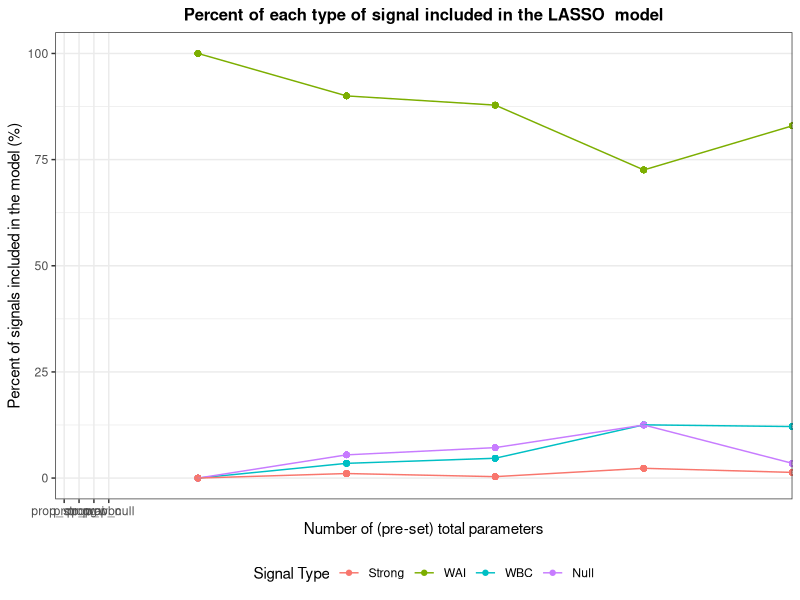

The R script that drew this image:
## ---- chunk 1
knitr::opts_chunk$set(echo = TRUE)
library(tidyverse)
library(MASS)
library(matrixcalc)
library(glmnet)
library(dplyr)
library(ggplot2)
## ---- chunk 2
sim_beta_strong = function(n_strong, coef_strong){
  rep(coef_strong, n_strong) + runif(n_strong, min = 0, max = coef_strong)
}


sim_data = function(n_sample = 1000, n_parameter = 50, prop_strong = 0.1, prop_wbc = 0.2, prop_wai = 0.2, c = 1, cor = 0.30, coef_strong = 5) {
  # Numbers of four signals
  n_strong = as.integer(n_parameter * prop_strong) # strong
  n_wbc = as.integer(n_parameter * prop_wbc) # weak but correlated
  n_wai = as.integer(n_parameter * prop_wai) # weak and independent
  n_null = n_parameter - n_strong - n_wbc - n_wai # null
  
  if (n_null < 0) {
    return("Given parameters' proportions are not valid.")
  }
  
  bound = c * sqrt(log(n_parameter) / n_sample) # threshold of weak/strong, the default is 0.14
  if (coef_strong < bound) {
    coef_strong = coef_strong + 2 * bound
  }
  
  cor_matrix = diag(n_parameter)
  # wbc covariates are correlated to the first strong covariate
  cor_matrix[1, (n_strong + n_wai + 1):(n_strong + n_wai + n_wbc)] = cor
  cor_matrix[(n_strong + n_wai + 1):(n_strong + n_wai + n_wbc), 1] = cor
  
  if (!is.positive.definite(cor_matrix)) {
    return("The correlation matrix is not valid.")
  }
  
  # simulate the data from multivariate normal
  X = mvrnorm(n = n_sample, mu = rep(0, n_parameter), Sigma = cor_matrix) # var = 1, correlation = covariance
  
  beta = c(
    sim_beta_strong(n_strong, coef_strong),
    runif(min = bound/2, max = bound, n = n_wai), 
    runif(min = bound/2, max = bound, n = n_wbc),
    rep(0, n_null) 
  )
  
  Y = 1 + X %*% beta + rnorm(n_sample)
  data = as_tibble(data.frame(cbind(X, Y)))
  
  # Name the columns
  cols = c(
    str_c("strong", 1:n_strong, sep = "_"),
    str_c("wai", 1:n_wai, sep = "_"),
    str_c("wbc", 1:n_wbc, sep = "_"),
    str_c("null", 1:n_null, sep = "_"),
    "Y"
   )
   colnames(data) = cols
   data = data %>% 
     dplyr::select(Y, everything())

  list(beta = beta, 
       correlation = cor,
       n_parameter = n_parameter,
       prop_strong = prop_strong,
       prop_wbc = prop_wbc, 
       prop_wai = prop_wbc,
       n_strong = n_strong,
       n_wai = n_wai,
       n_wbc = n_wbc,
       data = data
       )
  
}

data_test = sim_data(1000)


## ---- chunk 3
data_9_multi_30 = vector("list", length = 9)

for (i in 1:9) {
  num_parameter = 10*i
  
  output = vector("list", length = 30)
  
  for (j in 1:30) {
  output[[j]] =  sim_data(n_parameter = num_parameter)
  }
  
  data_9_multi_30[[i]] = output

}
## ---- chunk 4
# create a list to store all the non_zero parameters in each fit regression
para = vector("list", length = 5)
for (i in 1:5) {
  output_para = vector("list", length = 30)
  output_fit = vector("list", length = 30)
  for (j in 1:30) {
    data = data_9_multi_30[[i]][[j]][[10]] 
    X = data%>% 
    dplyr::select(-Y) %>% 
    as.matrix()
    Y= data$Y
    # 5-fold CV using mean squared error
    fit.lasso <- cv.glmnet(X, Y, nfolds = 5,type.measure = "mse") 
    # one standard-error rule
    param.best <- fit.lasso$glmnet.fit$beta[, fit.lasso$lambda==fit.lasso$lambda.1se]
    output_para[[j]] = param.best[param.best != 0]
   
  }
  para[[i]] = output_para

}
## ---- chunk 5
#create a data frame indicate the information how models we fit for datasets in different scenarios perform in identifying signals
df = data.frame(matrix(ncol = 7, nrow = 0))
colnames(df) = c('n_parameter_total','n_parameter_selected','ratio_strong_weak', 'prop_strong','prop_wai','prop_wbc','prop_null')

for (i in 1:5){
   n_parameter_total = i*10
  for (j in 1:30){
    p = unlist(para[[i]][j])
    n_parameter_selected = length(p)
    pnames = strsplit(names(p), split = '_')
    name = c()
    for (n in 1: n_parameter_selected) {
      name[n]=pnames[[n]][1]
    }
    n_strong = length(name[name == 'strong'])
    n_wai = length(name[name == 'wai'])
    n_wbc = length(name[name == 'wbc'])
    n_null = length(name[name == 'null'])
    ratio_strong_weak = n_strong/(n_wai+n_wbc)
    prop_strong = round(n_strong/n_parameter_selected,digits=2)
    prop_wai = round(n_wai/n_parameter_selected,digits =2)
    prop_wbc = round(n_wbc/n_parameter_selected, digits =2)
    prop_null = round(n_null/n_parameter_selected, digits =2)
    df[(i-1)*30+j,]= c(n_parameter_total,n_parameter_selected,ratio_strong_weak,
                       prop_strong,prop_wai,prop_wbc,prop_null)
  }

}
## ---- chunk 6
#plot the proportion of each signals 
df %>%
  group_by(n_parameter_total) %>%
  mutate(strong = mean(prop_strong),
         wai = mean(prop_wai),
         wbc= mean(prop_wbc), 
         null = mean(prop_null)) %>%
  ggplot(aes(x = n_parameter_total))+
 geom_point(aes(y=(strong)*100, color="prop_strong")) +
 geom_point(aes(y=(wai)*100, color="prop_wai")) + 
 geom_point(aes(y=(wbc)*100, color="prop_wbc")) + 
 geom_point(aes(y=(null)*100, color="prop_null")) + 
  geom_line(aes(y=(strong)*100, color="prop_strong")) +
  geom_line(aes(y=(wai)*100, color="prop_wai")) + 
  geom_line(aes(y=(wbc)*100, color="prop_wbc")) + 
  geom_line(aes(y=(null)*100, color="prop_null")) + 
 labs(title = "Percent of each type of signal included in the LASSO  model",
       y = "Percent of signals included in the model (%)",
       x = "Number of (pre-set) total parameters") +  
  theme_bw() + 
  theme(plot.title = 
          element_text(hjust = 0.5, 
                       size=12, 
                       face='bold'), 
          legend.position = "bottom") +
  scale_x_discrete(limits=c("prop_strong", "prop_wai", "prop_wbc", "prop_null")) + 
  scale_color_discrete(name = "Signal Type", labels = c("Strong", "WAI", "WBC", "Null")) 
